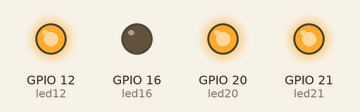
This program was run on a simulated Raspberry Pi (BCM pin numbers). Shown: output pins drawn as LEDs (lit = HIGH).

Above: at 0.1 s.
At 3.1 s:
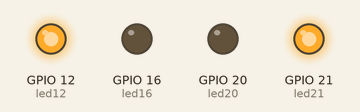
At 9.1 s:
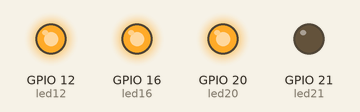
At 19.1 s:
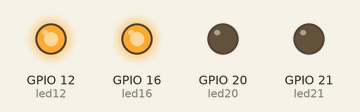
At 29.1 s:
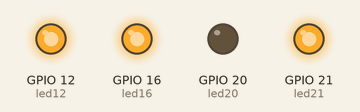
At 39.1 s:
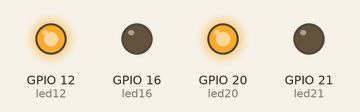
Timing chart, 0 to 40.0 s (numbered marks = the images above):
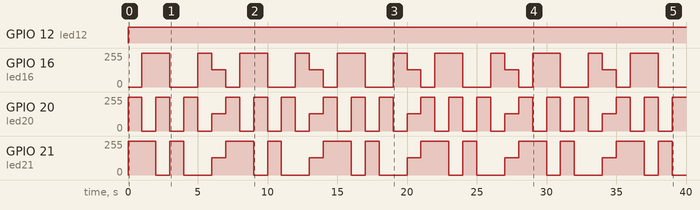

The program:

04LedFullLed.py
```python
# encoding=utf-8

# 全彩led有4个引脚，1个长，三个短，长的那个引脚接高电平，短的引脚接负电平
import gpiozero
import time
from signal import pause

led12 = gpiozero.PWMLED(12)
led16 = gpiozero.PWMLED(16)  # red
led20 = gpiozero.PWMLED(20)  # green
led21 = gpiozero.PWMLED(21)  # blue


def RGB(red, green, blue):
    global led12, led16, led20, led21
    # red
    led12.value = 1
    led16.value = 1 - red
    led20.value = 1 - green
    led21.value = 1 - blue


while True:
    RGB(1, 0, 0)
    time.sleep(1)

    RGB(0, 1, 0)
    time.sleep(1)

    RGB(0, 0, 1)
    time.sleep(1)

    RGB(1, 1, 0)
    time.sleep(1)

    RGB(1, 0, 1)
    time.sleep(1)

    RGB(0, 1, 1)
    time.sleep(1)

    RGB(0.5, 0.5, 0.5)
    time.sleep(1)

# pause()
```

Measured:
- by itself, GPIO 12 (led12): LOW → HIGH at 0.00 s
- by itself, GPIO 16 (led16): repeats every 7.0 s: 0/255 2.0 s, 255/255 1.0 s, 128/255 1.0 s, 0/255 1.0 s, 255/255 2.0 s
- by itself, GPIO 20 (led20): repeats every 7.0 s: 2 × (0/255 1.0 s, 255/255 1.0 s), 0/255 1.0 s, 128/255 1.0 s, 255/255 1.0 s
- by itself, GPIO 21 (led21): repeats every 7.0 s: 0/255 1.0 s, 255/255 1.0 s, 0/255 2.0 s, 128/255 1.0 s, 255/255 2.0 s
